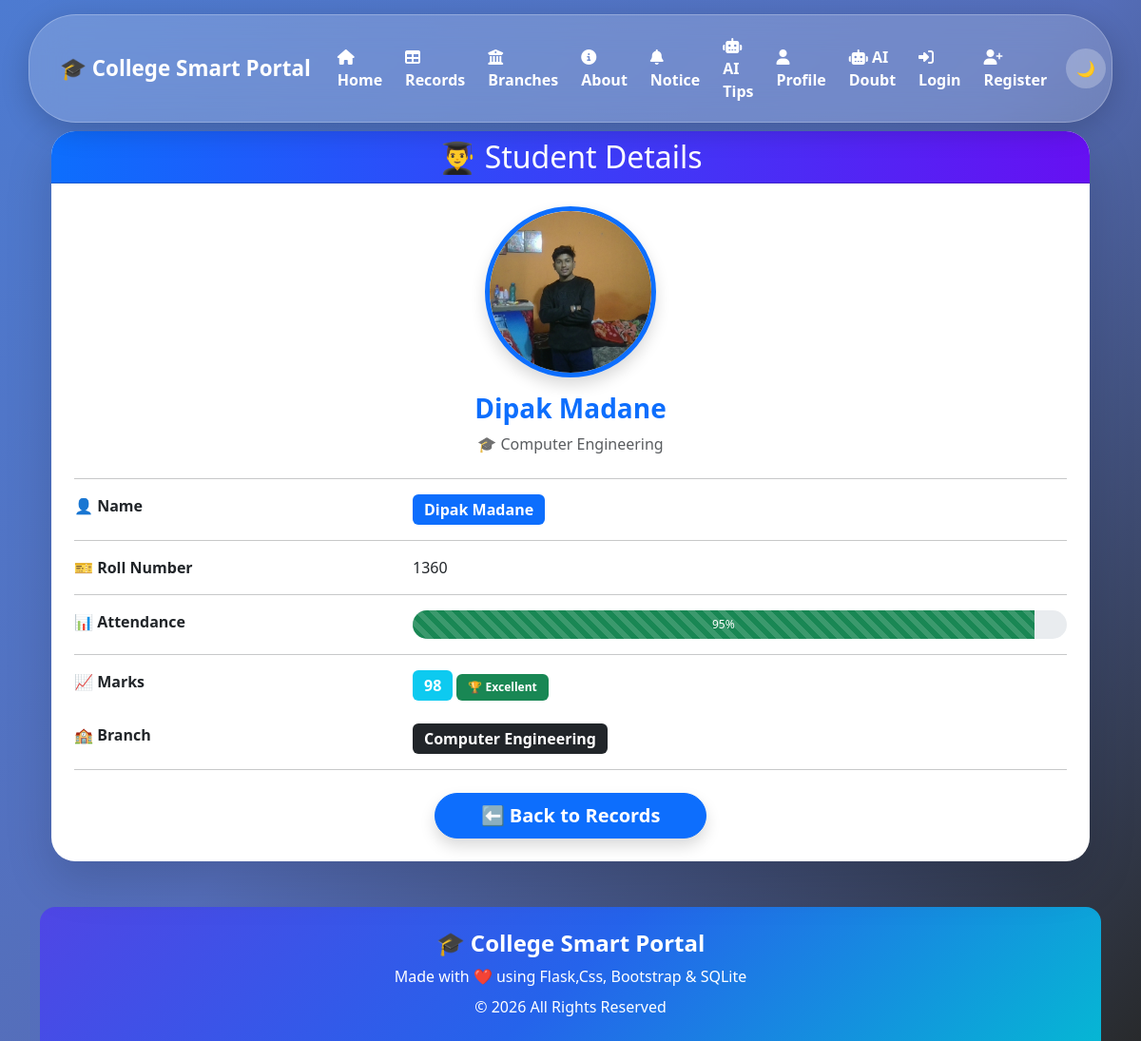
Screenshot of /student/1 with the database file from the repository.
### tables this page shows
CREATE TABLE students (
            id INTEGER PRIMARY KEY AUTOINCREMENT,
            name TEXT NOT NULL,
            roll TEXT UNIQUE NOT NULL,
            attendance INTEGER NOT NULL,
            marks INTEGER NOT NULL,
            branch TEXT NOT NULL,
            photo TEXT
            
        
        );

### app.py (the view)
@app.route("/student/<int:id>")
def student_detail(id):
    conn = get_db()
    student = conn.execute(
        "SELECT * FROM students WHERE id=?",
        (id,)
    ).fetchone()
    conn.close()
    if student is None:
        flash("Student Not Found!", "danger")
        return redirect(url_for("records"))
    return render_template("student_detail.html", student=student)

### app.py (called while the page is built)
def get_db():
    conn = sqlite3.connect("myproject.db")
    conn.row_factory = sqlite3.Row
    return conn

### templates/student_detail.html (shortened to what this page needs)
{% extends 'base.html' %}
{% block content %}
<div class="container mt-5">
    <div class="card student-card">
        <div class="card-header text-center text-white"
             style="background:linear-gradient(90deg,#0d6efd,#6610f2);">
            <h2 class="mb-0">👨‍🎓 Student Details</h2>
        </div>
        <div class="card-body p-4">
        <div class="text-center mb-4">
    {% if student.photo %}
    <img src="{{ url_for('static', filename='uploads/' + student.photo) }}"
         alt="Student Photo"
         width="180"
         height="180"
         class="rounded-circle shadow"
         style="object-fit:cover;border:5px solid #0d6efd;">
    {% else %}
    <img src="https://via.placeholder.com/180?text=No+Photo"
         width="180"
         height="180"
         class="rounded-circle shadow">
    {% endif %}
    <h3 class="mt-3 fw-bold text-primary">
        {{ student.name }}
    </h3>
    <p class="text-muted mb-0">
        🎓 {{ student.branch}}
    </p>
</div>
<hr>
            <div class="row mb-3">
                <div class="col-md-4 fw-bold">
                    👤 Name
                </div>
                <div class="col-md-8">
                    <span class="badge bg-primary fs-6">
                        {{ student.name }}
                    </span>
                </div>
            </div>
            <hr>
            <div class="row mb-3">
                <div class="col-md-4 fw-bold">
                    🎫 Roll Number
                </div>
                <div class="col-md-8">
                    {{ student.roll }}
                </div>
            </div>
            <hr>
           <div class="row mb-3">
    <div class="col-md-4 fw-bold">
        📊 Attendance
    </div>
    <div class="col-md-8">
        <div class="progress" style="height:30px; border-radius:20px;">
            <div class="progress-bar progress-bar-striped progress-bar-animated bg-success"
                 style="width:{{ student.attendance }}%;">
                {{ student.attendance }}%
            </div>
        </div>
    </div>
</div>
            <hr>
            <div class="row mb-4">
                <div class="col-md-4 fw-bold">
                    📈 Marks
                </div>
                <div class="col-md-8">
                    <span class="badge bg-info fs-6">
                        {{ student.marks }}
                    </span>
                    {% if student.marks >= 90 %}
                        <span class="badge bg-success">🏆 Excellent</span>
                    {% elif student.marks >= 75 %}
                        <span class="badge bg-primary">👍 Good</span>
                    {% elif student.marks >= 60 %}
                        <span class="badge bg-warning text-dark">🙂 Average</span>
                    {% else %}
                        <span class="badge bg-danger">⚠️ Poor</span>
                    {% endif %}
                </div>
            </div>
            <div class="row mb-3">
    <div class="col-md-4 fw-bold">
        🏫 Branch
    </div>
    <div class="col-md-8">
        <span class="badge bg-dark fs-6">
            {{ student.branch }}
        </span>
    </div>
</div>
<hr>
            <div class="text-center mt-4">
            <a href="{{ url_for('records') }}"
           class="btn btn-primary btn-lg rounded-pill px-5 shadow">
             ⬅️ Back to Records
            </a>
            </div>
        </div>
    </div>
</div>
{% endblock %}

### templates/base.html (style rules this page uses)
.card { transition:0.3s; }
.badge { padding:8px 12px; }
.btn { transition:0.3s; }
.card-body div { transition:.3s; }
.btn { border: radius 15px; font-weight:bold; }
body { background:linear-gradient(135deg,#667eea,#764ba2,#6dd5ed); background-size:300% 300%; animation:bgMove 12s ease infinite; }

### templates/student_detail.html (style rules this page uses)
body { background:linear-gradient(135deg,#4d7bd1,#556eba,#282a2c); min-height:100vh; }
.student-card { border:none; border-radius:25px; overflow:hidden; box-shadow:0 20px 50px rgba(0,0,0,.15); }

### rows the page displays
students: photo (picture), name "Dipak Madane", branch "Computer Engineering", roll "1360", attendance "95", marks "98"
